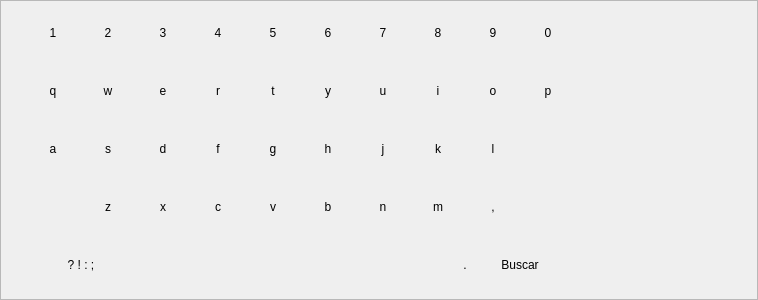
<?xml version="1.0" encoding="UTF-8"?>
<ui version="4.0">
 <class>Keyboard</class>
 <widget class="QWidget" name="Keyboard">
  <property name="geometry">
   <rect>
    <x>0</x>
    <y>0</y>
    <width>758</width>
    <height>300</height>
   </rect>
  </property>
  <property name="minimumSize">
   <size>
    <width>600</width>
    <height>300</height>
   </size>
  </property>
  <property name="maximumSize">
   <size>
    <width>758</width>
    <height>384</height>
   </size>
  </property>
  <property name="windowTitle">
   <string notr="true">Form</string>
  </property>
  <property name="styleSheet">
   <string notr="true"/>
  </property>
  <layout class="QVBoxLayout" name="verticalLayout_2">
   <property name="spacing">
    <number>0</number>
   </property>
   <property name="margin">
    <number>0</number>
   </property>
   <item>
    <widget class="QFrame" name="keyboardCont">
     <property name="minimumSize">
      <size>
       <width>600</width>
       <height>300</height>
      </size>
     </property>
     <property name="maximumSize">
      <size>
       <width>758</width>
       <height>384</height>
      </size>
     </property>
     <property name="frameShape">
      <enum>QFrame::StyledPanel</enum>
     </property>
     <property name="frameShadow">
      <enum>QFrame::Raised</enum>
     </property>
     <widget class="QFrame" name="verticalFrame">
      <property name="geometry">
       <rect>
        <x>10</x>
        <y>0</y>
        <width>581</width>
        <height>300</height>
       </rect>
      </property>
      <property name="minimumSize">
       <size>
        <width>581</width>
        <height>300</height>
       </size>
      </property>
      <property name="maximumSize">
       <size>
        <width>581</width>
        <height>300</height>
       </size>
      </property>
      <layout class="QVBoxLayout" name="verticalLayout">
       <property name="spacing">
        <number>5</number>
       </property>
       <property name="leftMargin">
        <number>0</number>
       </property>
       <property name="topMargin">
        <number>5</number>
       </property>
       <property name="rightMargin">
        <number>0</number>
       </property>
       <property name="bottomMargin">
        <number>5</number>
       </property>
       <item>
        <layout class="QHBoxLayout" name="horizontalLayout_5">
         <property name="spacing">
          <number>5</number>
         </property>
         <item>
          <spacer name="horizontalSpacer_2">
           <property name="orientation">
            <enum>Qt::Horizontal</enum>
           </property>
           <property name="sizeHint" stdset="0">
            <size>
             <width>40</width>
             <height>20</height>
            </size>
           </property>
          </spacer>
         </item>
         <item>
          <widget class="KeyboardButton" name="num1">
           <property name="minimumSize">
            <size>
             <width>50</width>
             <height>50</height>
            </size>
           </property>
           <property name="maximumSize">
            <size>
             <width>50</width>
             <height>50</height>
            </size>
           </property>
           <property name="text">
            <string notr="true">1</string>
           </property>
           <property name="alignment">
            <set>Qt::AlignCenter</set>
           </property>
          </widget>
         </item>
         <item>
          <widget class="KeyboardButton" name="num2">
           <property name="minimumSize">
            <size>
             <width>50</width>
             <height>50</height>
            </size>
           </property>
           <property name="maximumSize">
            <size>
             <width>50</width>
             <height>50</height>
            </size>
           </property>
           <property name="text">
            <string notr="true">2</string>
           </property>
           <property name="alignment">
            <set>Qt::AlignCenter</set>
           </property>
          </widget>
         </item>
         <item>
          <widget class="KeyboardButton" name="num3">
           <property name="minimumSize">
            <size>
             <width>50</width>
             <height>50</height>
            </size>
           </property>
           <property name="maximumSize">
            <size>
             <width>50</width>
             <height>50</height>
            </size>
           </property>
           <property name="text">
            <string notr="true">3</string>
           </property>
           <property name="alignment">
            <set>Qt::AlignCenter</set>
           </property>
          </widget>
         </item>
         <item>
          <widget class="KeyboardButton" name="num4">
           <property name="minimumSize">
            <size>
             <width>50</width>
             <height>50</height>
            </size>
           </property>
           <property name="maximumSize">
            <size>
             <width>50</width>
             <height>50</height>
            </size>
           </property>
           <property name="text">
            <string notr="true">4</string>
           </property>
           <property name="alignment">
            <set>Qt::AlignCenter</set>
           </property>
          </widget>
         </item>
         <item>
          <widget class="KeyboardButton" name="num5">
           <property name="minimumSize">
            <size>
             <width>50</width>
             <height>50</height>
            </size>
           </property>
           <property name="maximumSize">
            <size>
             <width>50</width>
             <height>50</height>
            </size>
           </property>
           <property name="text">
            <string notr="true">5</string>
           </property>
           <property name="alignment">
            <set>Qt::AlignCenter</set>
           </property>
          </widget>
         </item>
         <item>
          <widget class="KeyboardButton" name="num6">
           <property name="minimumSize">
            <size>
             <width>50</width>
             <height>50</height>
            </size>
           </property>
           <property name="maximumSize">
            <size>
             <width>50</width>
             <height>50</height>
            </size>
           </property>
           <property name="text">
            <string notr="true">6</string>
           </property>
           <property name="alignment">
            <set>Qt::AlignCenter</set>
           </property>
          </widget>
         </item>
         <item>
          <widget class="KeyboardButton" name="num7">
           <property name="minimumSize">
            <size>
             <width>50</width>
             <height>50</height>
            </size>
           </property>
           <property name="maximumSize">
            <size>
             <width>50</width>
             <height>50</height>
            </size>
           </property>
           <property name="text">
            <string notr="true">7</string>
           </property>
           <property name="alignment">
            <set>Qt::AlignCenter</set>
           </property>
          </widget>
         </item>
         <item>
          <widget class="KeyboardButton" name="num8">
           <property name="minimumSize">
            <size>
             <width>50</width>
             <height>50</height>
            </size>
           </property>
           <property name="maximumSize">
            <size>
             <width>50</width>
             <height>50</height>
            </size>
           </property>
           <property name="text">
            <string notr="true">8</string>
           </property>
           <property name="alignment">
            <set>Qt::AlignCenter</set>
           </property>
          </widget>
         </item>
         <item>
          <widget class="KeyboardButton" name="num9">
           <property name="minimumSize">
            <size>
             <width>50</width>
             <height>50</height>
            </size>
           </property>
           <property name="maximumSize">
            <size>
             <width>50</width>
             <height>50</height>
            </size>
           </property>
           <property name="text">
            <string notr="true">9</string>
           </property>
           <property name="alignment">
            <set>Qt::AlignCenter</set>
           </property>
          </widget>
         </item>
         <item>
          <widget class="KeyboardButton" name="num0">
           <property name="minimumSize">
            <size>
             <width>50</width>
             <height>50</height>
            </size>
           </property>
           <property name="maximumSize">
            <size>
             <width>50</width>
             <height>50</height>
            </size>
           </property>
           <property name="text">
            <string notr="true">0</string>
           </property>
           <property name="alignment">
            <set>Qt::AlignCenter</set>
           </property>
          </widget>
         </item>
         <item>
          <spacer name="horizontalSpacer_6">
           <property name="orientation">
            <enum>Qt::Horizontal</enum>
           </property>
           <property name="sizeHint" stdset="0">
            <size>
             <width>40</width>
             <height>20</height>
            </size>
           </property>
          </spacer>
         </item>
        </layout>
       </item>
       <item>
        <layout class="QHBoxLayout" name="horizontalLayout_4">
         <property name="spacing">
          <number>5</number>
         </property>
         <item>
          <spacer name="horizontalSpacer_5">
           <property name="orientation">
            <enum>Qt::Horizontal</enum>
           </property>
           <property name="sizeHint" stdset="0">
            <size>
             <width>40</width>
             <height>20</height>
            </size>
           </property>
          </spacer>
         </item>
         <item>
          <widget class="KeyboardButton" name="q">
           <property name="minimumSize">
            <size>
             <width>50</width>
             <height>50</height>
            </size>
           </property>
           <property name="maximumSize">
            <size>
             <width>50</width>
             <height>50</height>
            </size>
           </property>
           <property name="text">
            <string notr="true">q</string>
           </property>
           <property name="alignment">
            <set>Qt::AlignCenter</set>
           </property>
          </widget>
         </item>
         <item>
          <widget class="KeyboardButton" name="w">
           <property name="minimumSize">
            <size>
             <width>50</width>
             <height>50</height>
            </size>
           </property>
           <property name="maximumSize">
            <size>
             <width>50</width>
             <height>50</height>
            </size>
           </property>
           <property name="text">
            <string notr="true">w</string>
           </property>
           <property name="alignment">
            <set>Qt::AlignCenter</set>
           </property>
          </widget>
         </item>
         <item>
          <widget class="KeyboardButton" name="e">
           <property name="minimumSize">
            <size>
             <width>50</width>
             <height>50</height>
            </size>
           </property>
           <property name="maximumSize">
            <size>
             <width>50</width>
             <height>50</height>
            </size>
           </property>
           <property name="text">
            <string notr="true">e</string>
           </property>
           <property name="alignment">
            <set>Qt::AlignCenter</set>
           </property>
          </widget>
         </item>
         <item>
          <widget class="KeyboardButton" name="r">
           <property name="minimumSize">
            <size>
             <width>50</width>
             <height>50</height>
            </size>
           </property>
           <property name="maximumSize">
            <size>
             <width>50</width>
             <height>50</height>
            </size>
           </property>
           <property name="text">
            <string notr="true">r</string>
           </property>
           <property name="alignment">
            <set>Qt::AlignCenter</set>
           </property>
          </widget>
         </item>
         <item>
          <widget class="KeyboardButton" name="t">
           <property name="minimumSize">
            <size>
             <width>50</width>
             <height>50</height>
            </size>
           </property>
           <property name="maximumSize">
            <size>
             <width>50</width>
             <height>50</height>
            </size>
           </property>
           <property name="text">
            <string notr="true">t</string>
           </property>
           <property name="alignment">
            <set>Qt::AlignCenter</set>
           </property>
          </widget>
         </item>
         <item>
          <widget class="KeyboardButton" name="y">
           <property name="minimumSize">
            <size>
             <width>50</width>
             <height>50</height>
            </size>
           </property>
           <property name="maximumSize">
            <size>
             <width>50</width>
             <height>50</height>
            </size>
           </property>
           <property name="text">
            <string notr="true">y</string>
           </property>
           <property name="alignment">
            <set>Qt::AlignCenter</set>
           </property>
          </widget>
         </item>
         <item>
          <widget class="KeyboardButton" name="u">
           <property name="minimumSize">
            <size>
             <width>50</width>
             <height>50</height>
            </size>
           </property>
           <property name="maximumSize">
            <size>
             <width>50</width>
             <height>50</height>
            </size>
           </property>
           <property name="text">
            <string notr="true">u</string>
           </property>
           <property name="alignment">
            <set>Qt::AlignCenter</set>
           </property>
          </widget>
         </item>
         <item>
          <widget class="KeyboardButton" name="i">
           <property name="minimumSize">
            <size>
             <width>50</width>
             <height>50</height>
            </size>
           </property>
           <property name="maximumSize">
            <size>
             <width>50</width>
             <height>50</height>
            </size>
           </property>
           <property name="text">
            <string notr="true">i</string>
           </property>
           <property name="alignment">
            <set>Qt::AlignCenter</set>
           </property>
          </widget>
         </item>
         <item>
          <widget class="KeyboardButton" name="o">
           <property name="minimumSize">
            <size>
             <width>50</width>
             <height>50</height>
            </size>
           </property>
           <property name="maximumSize">
            <size>
             <width>50</width>
             <height>50</height>
            </size>
           </property>
           <property name="text">
            <string notr="true">o</string>
           </property>
           <property name="alignment">
            <set>Qt::AlignCenter</set>
           </property>
          </widget>
         </item>
         <item>
          <widget class="KeyboardButton" name="p">
           <property name="minimumSize">
            <size>
             <width>50</width>
             <height>50</height>
            </size>
           </property>
           <property name="maximumSize">
            <size>
             <width>50</width>
             <height>50</height>
            </size>
           </property>
           <property name="text">
            <string notr="true">p</string>
           </property>
           <property name="alignment">
            <set>Qt::AlignCenter</set>
           </property>
          </widget>
         </item>
         <item>
          <spacer name="horizontalSpacer_7">
           <property name="orientation">
            <enum>Qt::Horizontal</enum>
           </property>
           <property name="sizeHint" stdset="0">
            <size>
             <width>40</width>
             <height>20</height>
            </size>
           </property>
          </spacer>
         </item>
        </layout>
       </item>
       <item>
        <layout class="QHBoxLayout" name="horizontalLayout_3">
         <property name="spacing">
          <number>5</number>
         </property>
         <item>
          <spacer name="horizontalSpacer_8">
           <property name="orientation">
            <enum>Qt::Horizontal</enum>
           </property>
           <property name="sizeHint" stdset="0">
            <size>
             <width>40</width>
             <height>20</height>
            </size>
           </property>
          </spacer>
         </item>
         <item>
          <widget class="KeyboardButton" name="a">
           <property name="minimumSize">
            <size>
             <width>50</width>
             <height>50</height>
            </size>
           </property>
           <property name="maximumSize">
            <size>
             <width>50</width>
             <height>50</height>
            </size>
           </property>
           <property name="text">
            <string notr="true">a</string>
           </property>
           <property name="alignment">
            <set>Qt::AlignCenter</set>
           </property>
          </widget>
         </item>
         <item>
          <widget class="KeyboardButton" name="s">
           <property name="minimumSize">
            <size>
             <width>50</width>
             <height>50</height>
            </size>
           </property>
           <property name="maximumSize">
            <size>
             <width>50</width>
             <height>50</height>
            </size>
           </property>
           <property name="text">
            <string notr="true">s</string>
           </property>
           <property name="alignment">
            <set>Qt::AlignCenter</set>
           </property>
          </widget>
         </item>
         <item>
          <widget class="KeyboardButton" name="d">
           <property name="minimumSize">
            <size>
             <width>50</width>
             <height>50</height>
            </size>
           </property>
           <property name="maximumSize">
            <size>
             <width>50</width>
             <height>50</height>
            </size>
           </property>
           <property name="text">
            <string notr="true">d</string>
           </property>
           <property name="alignment">
            <set>Qt::AlignCenter</set>
           </property>
          </widget>
         </item>
         <item>
          <widget class="KeyboardButton" name="f">
           <property name="minimumSize">
            <size>
             <width>50</width>
             <height>50</height>
            </size>
           </property>
           <property name="maximumSize">
            <size>
             <width>50</width>
             <height>50</height>
            </size>
           </property>
           <property name="text">
            <string notr="true">f</string>
           </property>
           <property name="alignment">
            <set>Qt::AlignCenter</set>
           </property>
          </widget>
         </item>
         <item>
          <widget class="KeyboardButton" name="g">
           <property name="minimumSize">
            <size>
             <width>50</width>
             <height>50</height>
            </size>
           </property>
           <property name="maximumSize">
            <size>
             <width>50</width>
             <height>50</height>
            </size>
           </property>
           <property name="text">
            <string notr="true">g</string>
           </property>
           <property name="alignment">
            <set>Qt::AlignCenter</set>
           </property>
          </widget>
         </item>
         <item>
          <widget class="KeyboardButton" name="h">
           <property name="minimumSize">
            <size>
             <width>50</width>
             <height>50</height>
            </size>
           </property>
           <property name="maximumSize">
            <size>
             <width>50</width>
             <height>50</height>
            </size>
           </property>
           <property name="text">
            <string notr="true">h</string>
           </property>
           <property name="alignment">
            <set>Qt::AlignCenter</set>
           </property>
          </widget>
         </item>
         <item>
          <widget class="KeyboardButton" name="j">
           <property name="minimumSize">
            <size>
             <width>50</width>
             <height>50</height>
            </size>
           </property>
           <property name="maximumSize">
            <size>
             <width>50</width>
             <height>50</height>
            </size>
           </property>
           <property name="text">
            <string notr="true">j</string>
           </property>
           <property name="alignment">
            <set>Qt::AlignCenter</set>
           </property>
          </widget>
         </item>
         <item>
          <widget class="KeyboardButton" name="k">
           <property name="minimumSize">
            <size>
             <width>50</width>
             <height>50</height>
            </size>
           </property>
           <property name="maximumSize">
            <size>
             <width>50</width>
             <height>50</height>
            </size>
           </property>
           <property name="text">
            <string notr="true">k</string>
           </property>
           <property name="alignment">
            <set>Qt::AlignCenter</set>
           </property>
          </widget>
         </item>
         <item>
          <widget class="KeyboardButton" name="l">
           <property name="minimumSize">
            <size>
             <width>50</width>
             <height>50</height>
            </size>
           </property>
           <property name="maximumSize">
            <size>
             <width>50</width>
             <height>50</height>
            </size>
           </property>
           <property name="text">
            <string notr="true">l</string>
           </property>
           <property name="alignment">
            <set>Qt::AlignCenter</set>
           </property>
          </widget>
         </item>
         <item>
          <widget class="KeyboardButton" name="deleteChar">
           <property name="minimumSize">
            <size>
             <width>50</width>
             <height>50</height>
            </size>
           </property>
           <property name="maximumSize">
            <size>
             <width>50</width>
             <height>50</height>
            </size>
           </property>
           <property name="text">
            <string/>
           </property>
           <property name="alignment">
            <set>Qt::AlignCenter</set>
           </property>
          </widget>
         </item>
         <item>
          <spacer name="horizontalSpacer_4">
           <property name="focusPolicy">
            <enum>Qt::NoFocus</enum>
           </property>
           <property name="orientation">
            <enum>Qt::Horizontal</enum>
           </property>
           <property name="sizeHint" stdset="0">
            <size>
             <width>40</width>
             <height>20</height>
            </size>
           </property>
          </spacer>
         </item>
        </layout>
       </item>
       <item>
        <layout class="QHBoxLayout" name="horizontalLayout_2">
         <property name="spacing">
          <number>5</number>
         </property>
         <item>
          <spacer name="horizontalSpacer_9">
           <property name="orientation">
            <enum>Qt::Horizontal</enum>
           </property>
           <property name="sizeHint" stdset="0">
            <size>
             <width>40</width>
             <height>20</height>
            </size>
           </property>
          </spacer>
         </item>
         <item>
          <widget class="KeyboardButton" name="shift">
           <property name="minimumSize">
            <size>
             <width>50</width>
             <height>50</height>
            </size>
           </property>
           <property name="maximumSize">
            <size>
             <width>50</width>
             <height>50</height>
            </size>
           </property>
           <property name="text">
            <string/>
           </property>
           <property name="alignment">
            <set>Qt::AlignCenter</set>
           </property>
          </widget>
         </item>
         <item>
          <widget class="KeyboardButton" name="z">
           <property name="minimumSize">
            <size>
             <width>50</width>
             <height>50</height>
            </size>
           </property>
           <property name="maximumSize">
            <size>
             <width>50</width>
             <height>50</height>
            </size>
           </property>
           <property name="text">
            <string notr="true">z</string>
           </property>
           <property name="alignment">
            <set>Qt::AlignCenter</set>
           </property>
          </widget>
         </item>
         <item>
          <widget class="KeyboardButton" name="x">
           <property name="minimumSize">
            <size>
             <width>50</width>
             <height>50</height>
            </size>
           </property>
           <property name="maximumSize">
            <size>
             <width>50</width>
             <height>50</height>
            </size>
           </property>
           <property name="text">
            <string notr="true">x</string>
           </property>
           <property name="alignment">
            <set>Qt::AlignCenter</set>
           </property>
          </widget>
         </item>
         <item>
          <widget class="KeyboardButton" name="c">
           <property name="minimumSize">
            <size>
             <width>50</width>
             <height>50</height>
            </size>
           </property>
           <property name="maximumSize">
            <size>
             <width>50</width>
             <height>50</height>
            </size>
           </property>
           <property name="text">
            <string notr="true">c</string>
           </property>
           <property name="alignment">
            <set>Qt::AlignCenter</set>
           </property>
          </widget>
         </item>
         <item>
          <widget class="KeyboardButton" name="v">
           <property name="minimumSize">
            <size>
             <width>50</width>
             <height>50</height>
            </size>
           </property>
           <property name="maximumSize">
            <size>
             <width>50</width>
             <height>50</height>
            </size>
           </property>
           <property name="text">
            <string notr="true">v</string>
           </property>
           <property name="alignment">
            <set>Qt::AlignCenter</set>
           </property>
          </widget>
         </item>
         <item>
          <widget class="KeyboardButton" name="b">
           <property name="minimumSize">
            <size>
             <width>50</width>
             <height>50</height>
            </size>
           </property>
           <property name="maximumSize">
            <size>
             <width>50</width>
             <height>50</height>
            </size>
           </property>
           <property name="text">
            <string notr="true">b</string>
           </property>
           <property name="alignment">
            <set>Qt::AlignCenter</set>
           </property>
          </widget>
         </item>
         <item>
          <widget class="KeyboardButton" name="n">
           <property name="minimumSize">
            <size>
             <width>50</width>
             <height>50</height>
            </size>
           </property>
           <property name="maximumSize">
            <size>
             <width>50</width>
             <height>50</height>
            </size>
           </property>
           <property name="text">
            <string notr="true">n</string>
           </property>
           <property name="alignment">
            <set>Qt::AlignCenter</set>
           </property>
          </widget>
         </item>
         <item>
          <widget class="KeyboardButton" name="m">
           <property name="minimumSize">
            <size>
             <width>50</width>
             <height>50</height>
            </size>
           </property>
           <property name="maximumSize">
            <size>
             <width>50</width>
             <height>50</height>
            </size>
           </property>
           <property name="text">
            <string notr="true">m</string>
           </property>
           <property name="alignment">
            <set>Qt::AlignCenter</set>
           </property>
          </widget>
         </item>
         <item>
          <widget class="KeyboardButton" name="comma">
           <property name="minimumSize">
            <size>
             <width>50</width>
             <height>50</height>
            </size>
           </property>
           <property name="maximumSize">
            <size>
             <width>50</width>
             <height>50</height>
            </size>
           </property>
           <property name="text">
            <string notr="true">,</string>
           </property>
           <property name="alignment">
            <set>Qt::AlignCenter</set>
           </property>
          </widget>
         </item>
         <item>
          <widget class="KeyboardButton" name="newLineBtn">
           <property name="minimumSize">
            <size>
             <width>50</width>
             <height>50</height>
            </size>
           </property>
           <property name="maximumSize">
            <size>
             <width>50</width>
             <height>50</height>
            </size>
           </property>
           <property name="text">
            <string notr="true"/>
           </property>
           <property name="alignment">
            <set>Qt::AlignCenter</set>
           </property>
          </widget>
         </item>
         <item>
          <spacer name="horizontalSpacer_3">
           <property name="orientation">
            <enum>Qt::Horizontal</enum>
           </property>
           <property name="sizeHint" stdset="0">
            <size>
             <width>40</width>
             <height>20</height>
            </size>
           </property>
          </spacer>
         </item>
        </layout>
       </item>
       <item>
        <layout class="QHBoxLayout" name="horizontalLayout">
         <property name="spacing">
          <number>5</number>
         </property>
         <property name="topMargin">
          <number>0</number>
         </property>
         <item>
          <spacer name="horizontalSpacer_10">
           <property name="orientation">
            <enum>Qt::Horizontal</enum>
           </property>
           <property name="sizeHint" stdset="0">
            <size>
             <width>40</width>
             <height>20</height>
            </size>
           </property>
          </spacer>
         </item>
         <item>
          <widget class="KeyboardButton" name="specialChar">
           <property name="minimumSize">
            <size>
             <width>50</width>
             <height>50</height>
            </size>
           </property>
           <property name="maximumSize">
            <size>
             <width>50</width>
             <height>50</height>
            </size>
           </property>
           <property name="text">
            <string notr="true">? ! : ;</string>
           </property>
           <property name="alignment">
            <set>Qt::AlignCenter</set>
           </property>
          </widget>
         </item>
         <item>
          <widget class="KeyboardButton" name="space">
           <property name="minimumSize">
            <size>
             <width>168</width>
             <height>50</height>
            </size>
           </property>
           <property name="maximumSize">
            <size>
             <width>200</width>
             <height>50</height>
            </size>
           </property>
           <property name="text">
            <string/>
           </property>
           <property name="alignment">
            <set>Qt::AlignCenter</set>
           </property>
           <property name="indent">
            <number>0</number>
           </property>
          </widget>
         </item>
         <item>
          <spacer name="horizontalSpacer_11">
           <property name="orientation">
            <enum>Qt::Horizontal</enum>
           </property>
           <property name="sizeHint" stdset="0">
            <size>
             <width>40</width>
             <height>20</height>
            </size>
           </property>
          </spacer>
         </item>
         <item>
          <widget class="KeyboardButton" name="cursorLeft">
           <property name="minimumSize">
            <size>
             <width>50</width>
             <height>50</height>
            </size>
           </property>
           <property name="maximumSize">
            <size>
             <width>50</width>
             <height>50</height>
            </size>
           </property>
           <property name="text">
            <string/>
           </property>
           <property name="alignment">
            <set>Qt::AlignCenter</set>
           </property>
          </widget>
         </item>
         <item>
          <widget class="KeyboardButton" name="cursorRight">
           <property name="minimumSize">
            <size>
             <width>50</width>
             <height>50</height>
            </size>
           </property>
           <property name="maximumSize">
            <size>
             <width>50</width>
             <height>50</height>
            </size>
           </property>
           <property name="text">
            <string/>
           </property>
           <property name="alignment">
            <set>Qt::AlignCenter</set>
           </property>
          </widget>
         </item>
         <item>
          <widget class="KeyboardButton" name="dot">
           <property name="minimumSize">
            <size>
             <width>50</width>
             <height>50</height>
            </size>
           </property>
           <property name="maximumSize">
            <size>
             <width>50</width>
             <height>50</height>
            </size>
           </property>
           <property name="text">
            <string notr="true">.</string>
           </property>
           <property name="alignment">
            <set>Qt::AlignCenter</set>
           </property>
          </widget>
         </item>
         <item>
          <widget class="KeyboardButton" name="enter">
           <property name="minimumSize">
            <size>
             <width>50</width>
             <height>50</height>
            </size>
           </property>
           <property name="maximumSize">
            <size>
             <width>50</width>
             <height>50</height>
            </size>
           </property>
           <property name="text">
            <string>Buscar</string>
           </property>
           <property name="alignment">
            <set>Qt::AlignCenter</set>
           </property>
           <property name="b_special" stdset="0">
            <bool>true</bool>
           </property>
          </widget>
         </item>
         <item>
          <spacer name="horizontalSpacer">
           <property name="focusPolicy">
            <enum>Qt::NoFocus</enum>
           </property>
           <property name="orientation">
            <enum>Qt::Horizontal</enum>
           </property>
           <property name="sizeHint" stdset="0">
            <size>
             <width>40</width>
             <height>20</height>
            </size>
           </property>
          </spacer>
         </item>
        </layout>
       </item>
      </layout>
     </widget>
    </widget>
   </item>
  </layout>
 </widget>
 <customwidgets>
  <customwidget>
   <class>KeyboardButton</class>
   <extends>QLabel</extends>
   <header>KeyboardButton.h</header>
  </customwidget>
 </customwidgets>
 <resources/>
 <connections/>
</ui>
